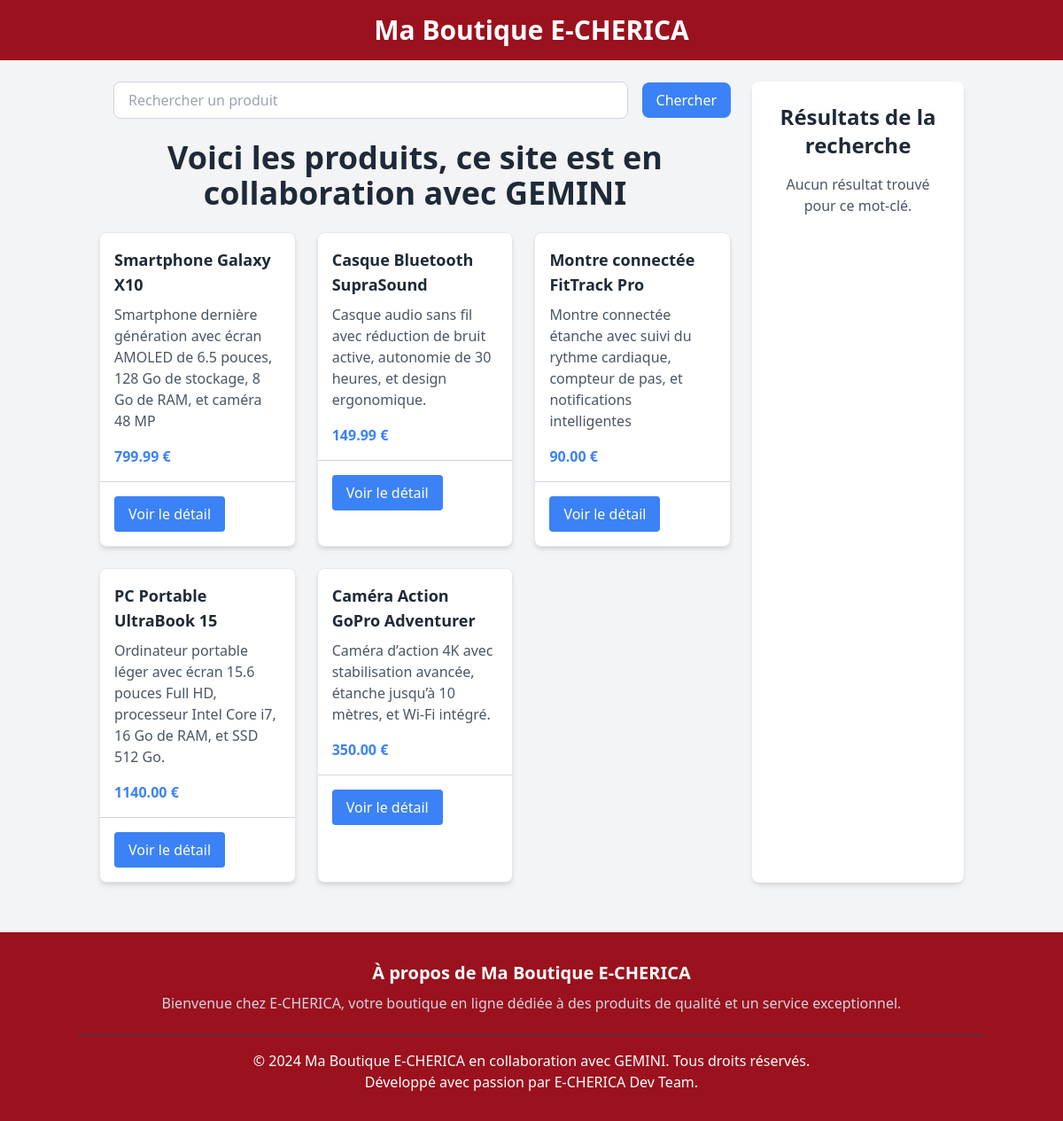
The page / on the database its author committed.
### produits/models.py (models this page shows, shortened)
class Produit(models.Model):
    nom = models.CharField(max_length=100)
    description = models.TextField()
    prix = models.DecimalField(max_digits=10, decimal_places=2)

### produits/views.py (the view, shortened to what this page needs)
# urls.py: path('', views.produits_view, name='produits'),
def produits_view(request):
    produits = Produit.objects.all()
    form = RechercheForm()
    resultats = []
    return render(request, "produits/produits.html", {
        "produits": produits,
        "form": form,
        "resultats": resultats,
    })

### produits/forms.py
class RechercheForm(forms.Form):
    mot_cle = forms.CharField(
        max_length=100,
        required=True,
        label="Recherche",
        widget=forms.TextInput(attrs={
            'class': 'w-full sm:w-3/4 md:w-2/3 px-10 py-2 rounded-lg border border-gray-300 focus:ring-2 focus:ring-blue-400 focus:outline-none text-gray-700 shadow-sm',
            'placeholder': 'Rechercher...',
        })
    )

### produits/templates/produits/produits.html (shortened to what this page needs)
<!DOCTYPE html>
<html lang="en">
<head>
    <script src="https://cdn.tailwindcss.com"></script>
</head>
<body class="bg-gray-100 font-sans">
    <header class="bg-[#9B111E] text-white py-4">
        <div class="container mx-auto flex items-center justify-between px-4">
            <div class="flex-grow text-center">
                <h1 class="text-3xl font-bold">Ma Boutique E-CHERICA</h1>
            </div>
        </div>
    </header>
    <main class="container mx-auto p-6 flex flex-wrap lg:flex-nowrap gap-6">
        <div class="w-full lg:w-3/4">
            <div class="mb-6">
                <form method="POST" class="flex items-center space-x-4">
                    <input type="text" name="mot_cle" placeholder="Rechercher un produit"
                        class="flex-grow border border-gray-300 rounded-lg py-2 px-4 focus:outline-none focus:ring-2 focus:ring-blue-300">
                    <button type="submit" class="bg-blue-500 text-white px-4 py-2 rounded-lg hover:bg-blue-600 focus:outline-none focus:ring-2 focus:ring-blue-300">
                        Chercher
                    </button>
                </form>
            </div>
            <h1 class="text-4xl font-extrabold text-gray-800 mb-6 text-center">
                Voici les produits, ce site est en collaboration avec GEMINI
            </h1>
            <div class="grid grid-cols-1 sm:grid-cols-2 md:grid-cols-3 gap-6">
                {% for produit in produits %}
                <div class="bg-white shadow-md rounded-lg overflow-hidden border border-gray-200">
                    <div class="p-4">
                        <h2 class="text-lg font-semibold text-gray-800">{{ produit.nom }}</h2>
                        <p class="text-gray-600 mt-2">{{ produit.description }}</p>
                        <p class="text-blue-500 font-bold mt-4">{{ produit.prix }} €</p>
                    </div>
                    <div class="p-4 border-t border-gray-300">
                        <button class="bg-blue-500 text-white px-4 py-2 rounded hover:bg-blue-600">
                            Voir le détail
                        </button>
                    </div>
                </div>
                {% endfor %}
            </div>
        </div>
        <div class="w-full lg:w-1/4 bg-white shadow-md rounded-lg p-6">
            <h5 class="text-2xl font-bold text-gray-800 mb-4 text-center">
                Résultats de la recherche
            </h5>
            {% if resultats %}
            <ul class="list-disc pl-4 space-y-2">
                {% for resultat in resultats %}
                <li class="text-gray-700 font-medium">{{ resultat }}</li>
                {% endfor %}
            </ul>
            {% else %}
            <p class="text-gray-600 text-center mt-4">Aucun résultat trouvé pour ce mot-clé.</p>
            {% endif %}
        </div>
    </main>
    <footer class="bg-[#9B111E] text-white py-8 mt-8">
        <div class="container mx-auto text-center space-y-6">
            <div>
                <h3 class="text-xl font-bold">À propos de Ma Boutique E-CHERICA</h3>
                <p class="text-gray-300 mt-2">
                    Bienvenue chez E-CHERICA, votre boutique en ligne dédiée à des produits de qualité et un service exceptionnel.
                </p>
            </div>
            <div class="border-t border-gray-700 pt-4">
                <p>&copy; 2024 Ma Boutique E-CHERICA en collaboration avec GEMINI. Tous droits réservés.</p>
                <p>
                    Développé avec passion par <a href="#" class="hover:text-blue-400">E-CHERICA Dev Team</a>.
                </p>
            </div>
        </div>
    </footer>
</body>
</html>

### rows shown on the page
Produit: nom "Smartphone Galaxy X10", description "Smartphone dernière génération avec écran AMOLED de 6.5 pouces, 128 Go de stockage, 8 Go de RAM, et caméra 48 MP", prix "799.99"
Produit: nom "Casque Bluetooth SupraSound", description "Casque audio sans fil avec réduction de bruit active, autonomie de 30 heures, et design ergonomique.", prix "149.99"
Produit: nom "Montre connectée FitTrack Pro", description "Montre connectée étanche avec suivi du rythme cardiaque, compteur de pas, et notifications intelligentes", prix "90.00"
Produit: nom "PC Portable UltraBook 15", description "Ordinateur portable léger avec écran 15.6 pouces Full HD, processeur Intel Core i7, 16 Go de RAM, et SSD 512 Go.", prix "1140.00"
Produit: nom "Caméra Action GoPro Adventurer", description "Caméra d’action 4K avec stabilisation avancée, étanche jusqu’à 10 mètres, et Wi-Fi intégré.", prix "350.00"
